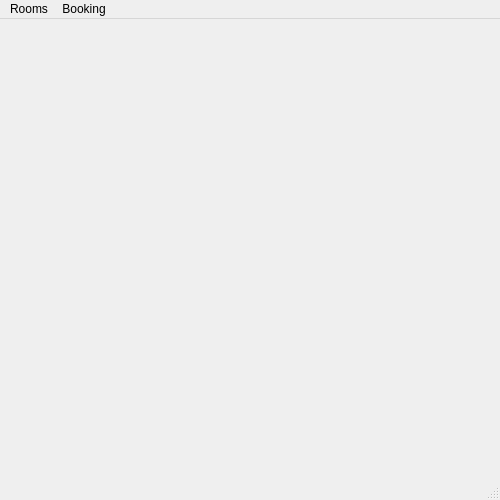
<?xml version="1.0" encoding="UTF-8"?>
<ui version="4.0">
 <class>MainMenuWindow</class>
 <widget class="QMainWindow" name="MainMenuWindow">
  <property name="geometry">
   <rect>
    <x>0</x>
    <y>0</y>
    <width>500</width>
    <height>500</height>
   </rect>
  </property>
  <property name="windowTitle">
   <string>Booking System</string>
  </property>
  <widget class="QWidget" name="centralwidget"/>
  <widget class="QMenuBar" name="menubar">
   <property name="geometry">
    <rect>
     <x>0</x>
     <y>0</y>
     <width>500</width>
     <height>24</height>
    </rect>
   </property>
   <widget class="QMenu" name="menuRooms">
    <property name="title">
     <string>Rooms</string>
    </property>
    <addaction name="actionList"/>
   </widget>
   <widget class="QMenu" name="menuBooking">
    <property name="title">
     <string>Booking</string>
    </property>
    <widget class="QMenu" name="menuList">
     <property name="title">
      <string>List</string>
     </property>
     <addaction name="actionToday"/>
     <addaction name="actionWeekly"/>
     <addaction name="actionMonthly"/>
    </widget>
    <addaction name="menuList"/>
    <addaction name="actionAdd_2"/>
    <addaction name="actionUpdate"/>
    <addaction name="actionCancel"/>
   </widget>
   <addaction name="menuRooms"/>
   <addaction name="menuBooking"/>
  </widget>
  <widget class="QStatusBar" name="statusbar"/>
  <action name="actionList">
   <property name="text">
    <string>List</string>
   </property>
  </action>
  <action name="actionAdd_2">
   <property name="text">
    <string>Add</string>
   </property>
  </action>
  <action name="actionToday">
   <property name="text">
    <string>Today</string>
   </property>
  </action>
  <action name="actionWeekly">
   <property name="text">
    <string>Weekly</string>
   </property>
  </action>
  <action name="actionUpdate">
   <property name="text">
    <string>Update</string>
   </property>
  </action>
  <action name="actionCancel">
   <property name="text">
    <string>Cancel</string>
   </property>
  </action>
  <action name="actionMonthly">
   <property name="text">
    <string>Monthly</string>
   </property>
  </action>
 </widget>
 <resources/>
 <connections/>
</ui>
